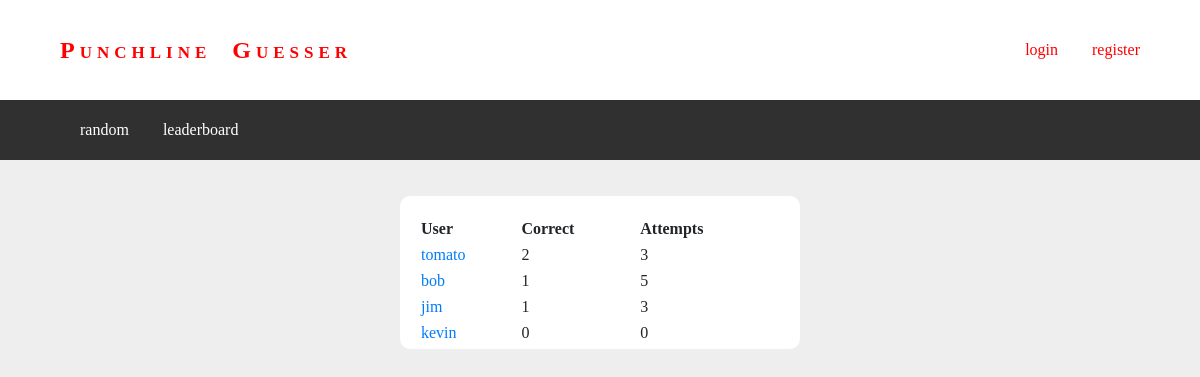
The app's page /leaderboard/, older data.
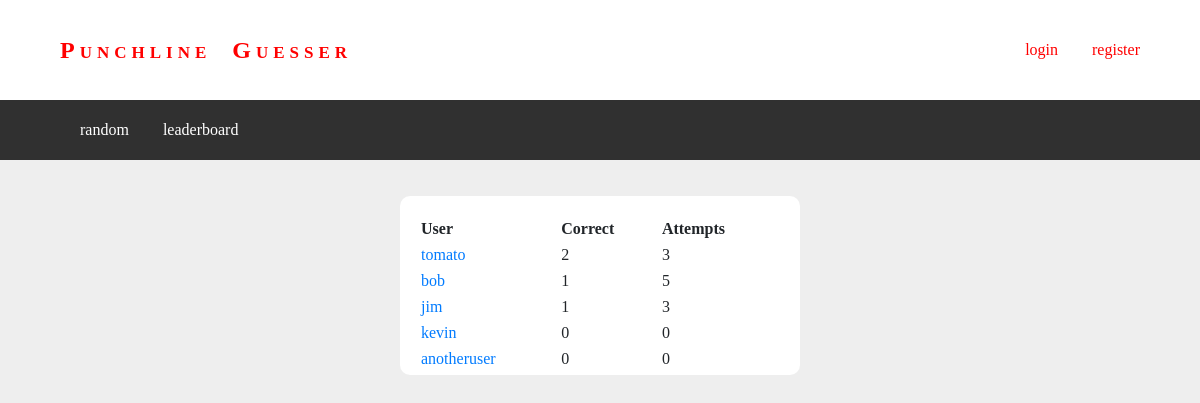
The same page, newer data.
### users/models.py (models this page shows)
class Profile(models.Model):
	user = models.OneToOneField(User, on_delete=models.CASCADE)
	bio = models.TextField(max_length=500, null=True, blank=True)
	correct = models.ManyToManyField(Post, related_name='correct', null=True, blank=True)
	attempted = models.ManyToManyField(Post, related_name='attempted', null=True, blank=True)

### users/views.py (the view)
# urls.py: path('leaderboard/', user_views.leaderboard, name='leaderboard'),
def leaderboard(request):
	profiles = Profile.objects.annotate(num_correct=Count('correct')).order_by('-num_correct')
	context = {
		'profiles': profiles,
	}
	return render(request, 'leaderboard.html', context=context)

### users/templates/leaderboard.html
{% extends "base_generic.html" %}
{% block content %}
  <div class="form-box">
    <table>
      <tr>
        <th>User</th>
        <th>Correct</th>
        <th>Attempts</th>
      </tr>
        {% for profile in profiles %}
          <tr>
            <td><a href="{% url 'profile' profile.user.username %}">{{ profile.user.username }}</a></td>
            <td>{{ profile.correct.count }}</td>
            <td>{{ profile.attempted.count }}</td>
          </tr>
        {% endfor %}
    </table>
  </div>
{% endblock %}

Row changes from the older to the newer data that the page shows:
added Profile: user.username "anotheruser", correct.count "0", attempted.count "0"
